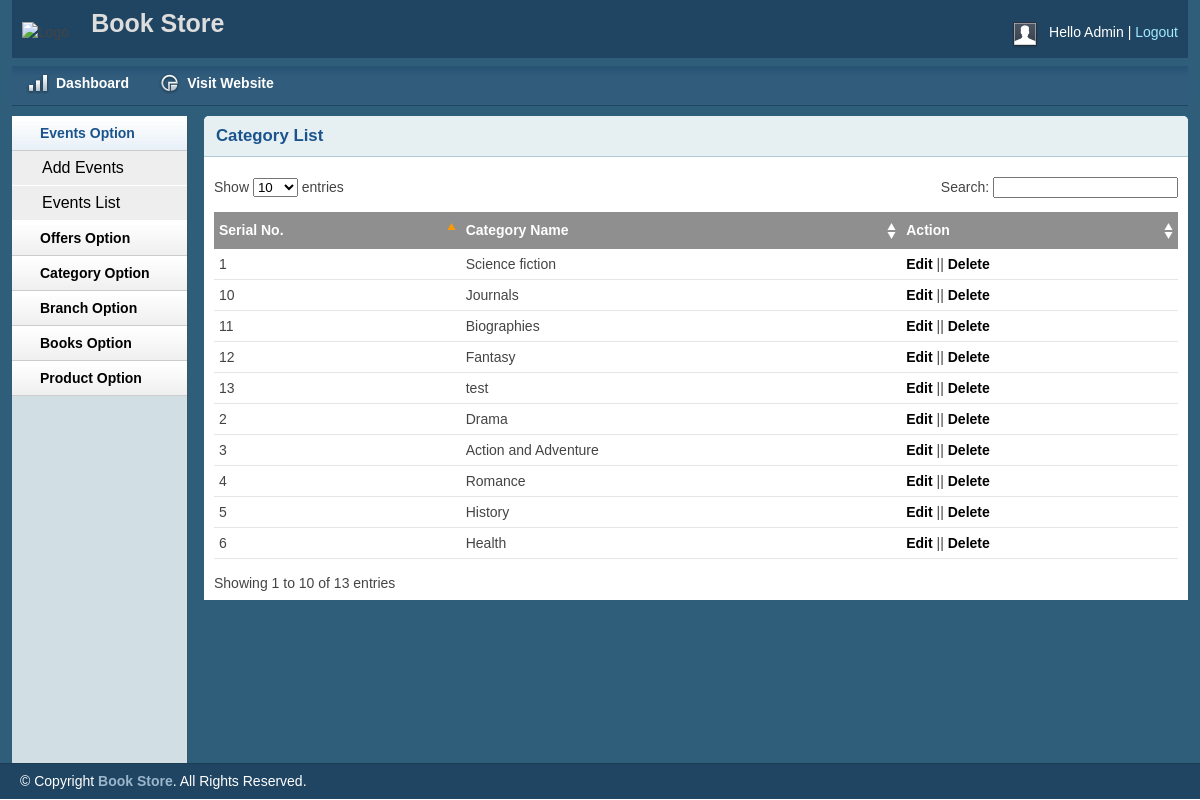
The app's page /admin/catlist.php (signed in) with its own data.
### tables this page shows
CREATE TABLE IF NOT EXISTS `tbl_category` (
  `catId` int(11) NOT NULL AUTO_INCREMENT,
  `catName` varchar(255) NOT NULL,
  PRIMARY KEY (`catId`)
);

### lib/Database.php (called while the page is built, shortened)
<?php
class Database{
	public $host   = DB_HOST;
	public $user   = DB_USER;
	public $pass   = DB_PASS;
	public $dbname = DB_NAME;
	public $link;
	private function connecDB()
	{
		$this->link = new mysqli($this->host, $this->user, $this->pass, $this->dbname);
	}
	public function select($query)
	{
		$result = $this->link->query($query) or die ($this->link->error.__LINE__);
		if($result->num_rows > 0){
			return $result;
		}
		else{
			return false;
		}
	}
}
?>

### admin/catlist.php (the view, shortened to what this page needs)
<?php include 'inc/header.php';?>
<?php include 'inc/sidebar.php';?>
        <div class="grid_10">
            <div class="box round first grid">
                <h2>Category List</h2>
                <div class="block">
                    <table class="data display datatable" id="example">
					<thead>
						<tr>
							<th>Serial No.</th>
							<th>Category Name</th>
							<th>Action</th>
						</tr>
					</thead>
					<tbody>
						<?php
							$query="select * from tbl_category";
							$selectData=$db->select($query);
							if($selectData)
							{
								$i=0;
								while($result=$selectData->fetch_assoc())
								{
									$i++;
						?>
									<tr class="odd gradeX">
										<td> <?php echo $i; ?> </td>
										<td> <?php echo $result['catName']; ?> </td>
										<td><a href="editcategory.php?editid=<?php echo $result['catId'];?>">Edit</a> || <a onclick="return confirm('Are you sure to Delete! ');" href="deletecategory.php?deleteid=<?php echo $result['catId'];?>">Delete</a></td>
									</tr>
						<?php
								}
							}
						?>
					</tbody>
				</table>
               </div>
            </div>
        </div>
<?php include 'inc/footer.php';?>

### admin/css/layout.css (style rules this page uses)
body { background: #fff none repeat scroll 0 0; color: #444; font-size: 14px; padding: 0; }
a { color: #000; font-weight:bold; text-decoration: none; }
h1, h2, h3, h4, h5, h6 { line-height:1.2em; margin-bottom:.3em; }
h2 { margin-top:1em; }
.box { background:#fff; margin-bottom:20px; padding:10px 10px 10px 10px; margin-left:-8px; }
.box.grid { padding-bottom:40px; }
.box.round { -moz-border-radius: 5px 5px 0px 0px; -webkit-border-radius: 5px 5px 0px 0px; border-radius: 5px 5px 0px 0px; }
.box h2 { font-size:1.2em; font-weight:bold; color:#1B548D; background:#E6F0F3; margin:-10px -10px 0 -10px; padding:10px 12px; border-bottom:1px solid #B3CBD6; -moz-border-radius: 5px 5px 0px 0px; -webkit-border-radius: 5px 5px 0px 0px; border-radius: 5px 5px 0px 0px; }
.box.first { min-height: 406px; }
.block { padding-top:20px; }
.block { padding-bottom:1px; }
table.display { margin: 0 auto; clear: both; width: 100%; }
.sorting_asc { background: #8f8f8f url(../img/table/sort_asc.png) no-repeat center right; padding:8px 5px; text-align:left; color:#fff; }
.sorting { background:#8f8f8f url(../img/table/sort_both.png) no-repeat center right; padding:8px 5px; text-align:left; color:#fff; }
tr.odd { height: 30px; line-height: 30px; border-bottom:1px solid #e6e6e6; }
tr.even { height: 30px; line-height: 30px; border-bottom:1px solid #e6e6e6; }
tr.odd td, tr.even td { padding-left:5px; }

### records on screen
tbl_category: catName "Science fiction"
tbl_category: catName "Drama"
tbl_category: catName "Action and Adventure"
tbl_category: catName "Romance"
tbl_category: catName "History"
tbl_category: catName "Health"
tbl_category: catName "Journals"
tbl_category: catName "Biographies"
tbl_category: catName "Fantasy"
tbl_category: catName "test"
